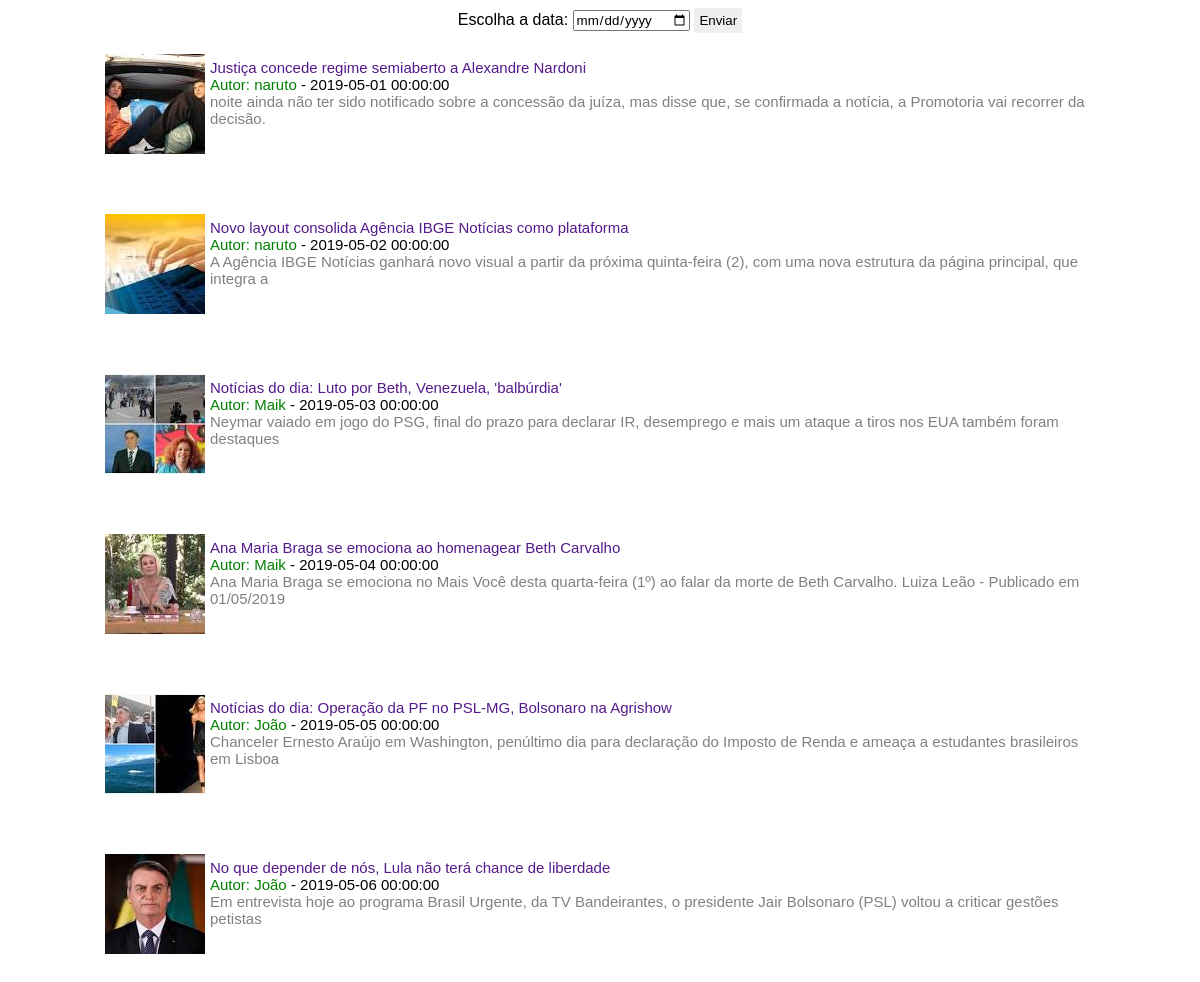
Screenshot of /cardscadastados-postsgoogle/posts.php with the database file from the repository.
### tables this page shows
CREATE TABLE `posts` (
  `idposts` int(11) NOT NULL,
  `autor` varchar(20) NOT NULL,
  `data` datetime NOT NULL,
  `titulo` varchar(150) NOT NULL,
  `descricao` text NOT NULL,
  `imgsrc` varchar(100) DEFAULT NULL
);

### cardscadastados-postsgoogle/posts.php (the view, shortened to what this page needs)
<html>
	<head>
	</head>
	<body>
		<div id="pesquisaData" style="text-align: center;">
			<form method="get">
				Escolha a data:
				<input type="date" name="dataHoraNoticia">
				<button type="submit">Enviar</button>
			</form>
		</div>
		<section>
			<?php
				try{
					$hostname = '127.0.0.1';
					$username = 'root';
					$password = '';
					$database = 'cadastro';
					$pdo = new PDO("mysql:host=$hostname;dbname=$database;charset=utf8", $username,$password,array(PDO::MYSQL_ATTR_INIT_COMMAND => "SET NAMES utf8"));
					if(!empty($_GET['dataHoraNoticia'])){
						$dataNoticia = " WHERE data LIKE '".$_GET['dataHoraNoticia']."%';";
						$sql = "SELECT * FROM posts".$dataNoticia;
					}else{
						$sql = "SELECT * FROM posts;";
					}
					$sql = $pdo->query($sql);
					if($sql->rowCount() > 0){
						foreach($sql->fetchAll() as $posts){
							echo "
								<article>
									<div class='news'>
										<div  class='newsImage'>
											<img src='_img/".$posts['imgsrc']."' alt='' style='width: 100px;height: 100px;'>
										</div>
										<div  class='newsInfo'>
											<h1><a href=''>".$posts['titulo']."</a></h1>
											<h2><span class='newsAutor'>Autor: <a href=''>".$posts['autor']."</a></span> - ".$posts['data']."</h2>
											<p>".$posts['descricao']."</p>
										</div>
									</div>
								</article>
							";
						}
					}else{
						echo "NÃO há usuários cadastrados";
					}
				}catch(PDOException $e){
					echo "Falhou a entrada no banco de dados: ". $e->getMessage();
				}
			?>
		</section>
	</body>

### cardscadastados-postsgoogle/posts.php (style rules this page uses)
* { box-sizing: border-box; font-family: sans-serif; }
#pesquisaData button { border: none; padding: 5px; }
section { max-width: 1000px; margin: auto; }
.news { height: 150px; clear: both; margin: 10px 0; padding: 5px 5px; border-radius: 10px; }
.newsImage { float: left; }
.newsInfo { min-width: 200px; margin-left: 100px; padding: 5px; }
.newsInfo h1,.newsInfo h2,.newsInfo p { margin: 0; padding: 0; font-weight: 100; font-size: 15px; }
.newsInfo a { text-decoration: none; }
span.newsAutor, span.newsAutor a { color: green; }
.newsInfo p { color: gray; }

### rows the page displays
posts: imgsrc (picture), titulo "Justiça concede regime semiaberto a Alexandre Nardoni", autor "naruto", data "2019-05-01 00:00:00", descricao "noite ainda não ter sido notificado sobre a concessão da juíza, mas disse que, se confirmada a notícia, a Promotoria vai recorrer da decisão."
posts: imgsrc (picture), titulo "Novo layout consolida Agência IBGE Notícias como plataforma", autor "naruto", data "2019-05-02 00:00:00", descricao "A Agência IBGE Notícias ganhará novo visual a partir da próxima quinta-feira (2), com uma nova estrutura da página principal, que integra a"
posts: imgsrc (picture), titulo "Notícias do dia: Luto por Beth, Venezuela, 'balbúrdia'", autor "Maik", data "2019-05-03 00:00:00", descricao "Neymar vaiado em jogo do PSG, final do prazo para declarar IR, desemprego e mais um ataque a tiros nos EUA também foram destaques"
posts: imgsrc (picture), titulo "Ana Maria Braga se emociona ao homenagear Beth Carvalho", autor "Maik", data "2019-05-04 00:00:00", descricao "Ana Maria Braga se emociona no Mais Você desta quarta-feira (1º) ao falar da morte de Beth Carvalho. Luiza Leão - Publicado em 01/05/2019"
posts: imgsrc (picture), titulo "Notícias do dia: Operação da PF no PSL-MG, Bolsonaro na Agrishow", autor "João", data "2019-05-05 00:00:00", descricao "Chanceler Ernesto Araújo em Washington, penúltimo dia para declaração do Imposto de Renda e ameaça a estudantes brasileiros em Lisboa"
posts: imgsrc (picture), titulo "No que depender de nós, Lula não terá chance de liberdade", autor "João", data "2019-05-06 00:00:00", descricao "Em entrevista hoje ao programa Brasil Urgente, da TV Bandeirantes, o presidente Jair Bolsonaro (PSL) voltou a criticar gestões petistas"
